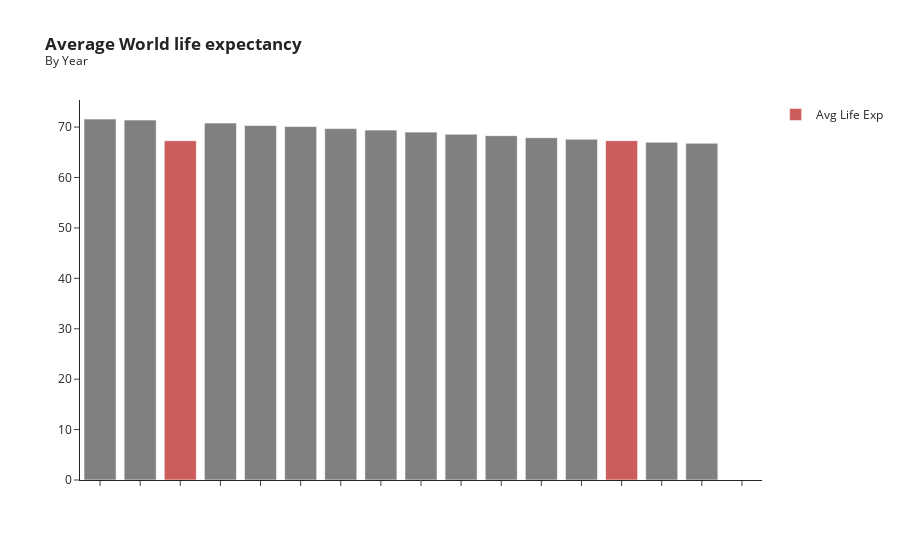

Notebook code for this chart:
### Markdown cell above
# Average life expectancy by Year

### Code cell
# Connect SQL
conn = get_conn()


cursor = conn.cursor()


query = """select year, round(AVG(`Life expectancy`),1) as AVG_Life_Expectancy
from worldlifeexpectancy
#where (`Life expectancy`) <> 0
#and (`Life expectancy`) <> 0
group by year
order by year asc;"""
cursor.execute(query)
data = cursor.fetchall()

year = [row[0] for row in data]
Avg_Life_Expectancy = [row[1] for row in data]
data = pd.DataFrame({'Year': year, 'Avg Life Exp': Avg_Life_Expectancy})

data.sort_values('Year', ascending=False, inplace=True)
fig = px.histogram(
        data, x='Year', y='Avg Life Exp',
        template='simple_white',
        title="<b>Average World life expectancy </b><br><sup>By Year<sup>",
        hover_name='Avg Life Exp'
        
        )

thirteenth_value = sorted(set(data['Avg Life Exp']))[2]

fig.update_traces(marker_color=['indianred' if x == thirteenth_value else 'grey' for x in data['Avg Life Exp']],hovertemplate='%{x}')


fig.add_trace(
    go.Bar(x=['Avg Life Exp'], y=[0], marker=dict(color='indianred'), showlegend=True, name='Avg Life Exp')
)

fig.update_xaxes(tickfont=dict(size=12), title_text='', showticklabels=False )
fig.update_yaxes(tickfont=dict(size=12),title_text='')
fig.show()

### Figure 1 — Plotly figure (JSON) as saved in the notebook; plotly's stock layout.template omitted (floating-point values rounded to 4 significant figures)
{"data": [{"alignmentgroup": "True", "bingroup": "x", "histfunc": "sum", "hovertemplate": "%{x}", "legendgroup": "", "marker": {"color": ["grey", "grey", "indianred", "grey", "grey", "grey", "grey", "grey", "grey", "grey", "grey", "grey", "grey", "indianred", "grey", "grey"], "pattern": {"shape": ""}}, "name": "", "offsetgroup": "", "orientation": "v", "showlegend": false, "type": "histogram", "x": ["2022", "2021", "2020", "2019", "2018", "2017", "2016", "2015", "2014", "2013", "2012", "2011", "2010", "2009", "2008", "2007"], "xaxis": "x", "y": [71.6, 71.4, 67.3, 70.8, 70.3, 70.1, 69.7, 69.4, 69, 68.6, 68.3, 67.9, 67.6, 67.3, 67, 66.8], "yaxis": "y"}, {"marker": {"color": "indianred"}, "name": "Avg Life Exp", "showlegend": true, "type": "bar", "x": ["Avg Life Exp"], "y": [0]}], "layout": {"barmode": "relative", "legend": {"tracegroupgap": 0}, "title": {"text": "<b>Average World life expectancy </b><br><sup>By Year<sup>"}, "xaxis": {"anchor": "y", "domain": [0, 1], "showticklabels": false, "tickfont": {"size": 12}, "title": {"text": ""}}, "yaxis": {"anchor": "x", "domain": [0, 1], "tickfont": {"size": 12}, "title": {"text": ""}}}}
